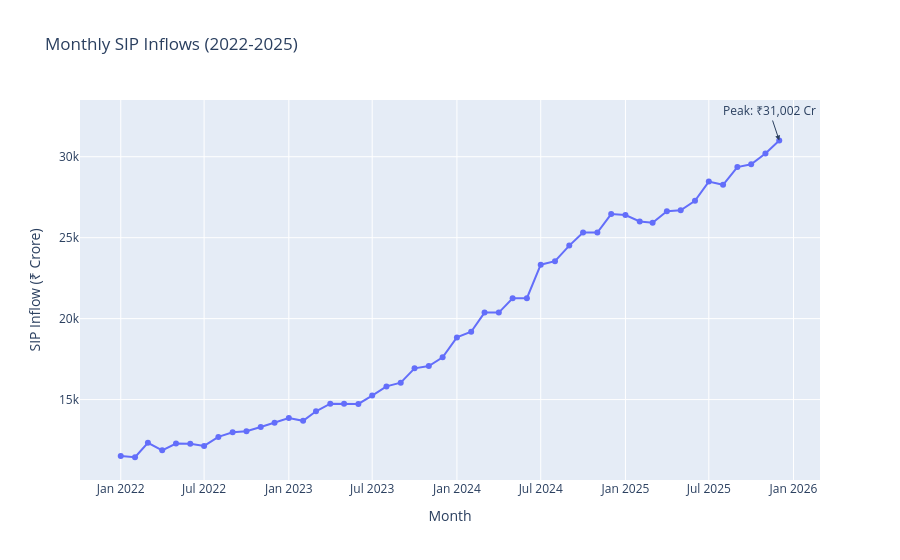

The notebook cell this image was saved under:
### Code cell
import plotly.express as px

fig = px.line(
    sip,
    x='month',
    y='sip_inflow_crore',
    title='Monthly SIP Inflows (2022-2025)',
    markers=True
)

fig.add_annotation(
    x=peak['month'],
    y=peak['sip_inflow_crore'],
    text=f"Peak: ₹{peak['sip_inflow_crore']:,.0f} Cr",
    showarrow=True,
    arrowhead=2
)

fig.update_layout(
    xaxis_title='Month',
    yaxis_title='SIP Inflow (₹ Crore)'
)

fig.show()
